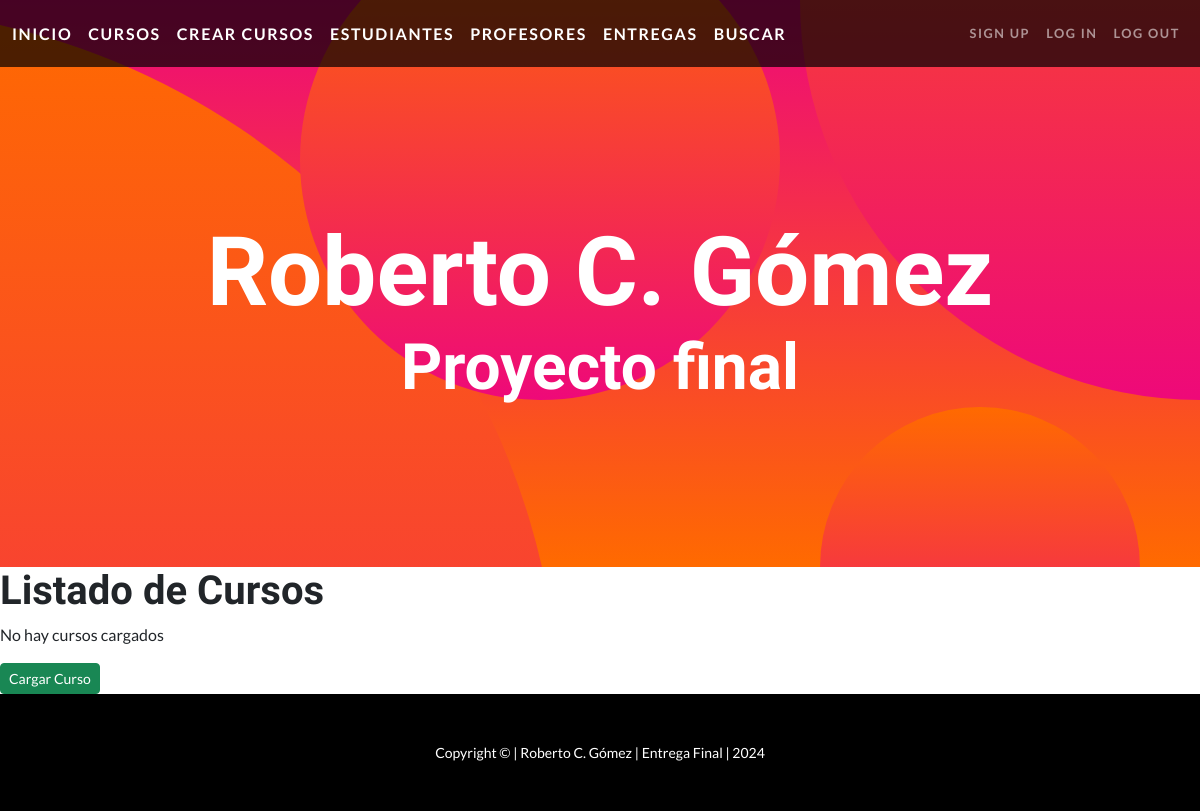
The app's page /cursos/, older data.
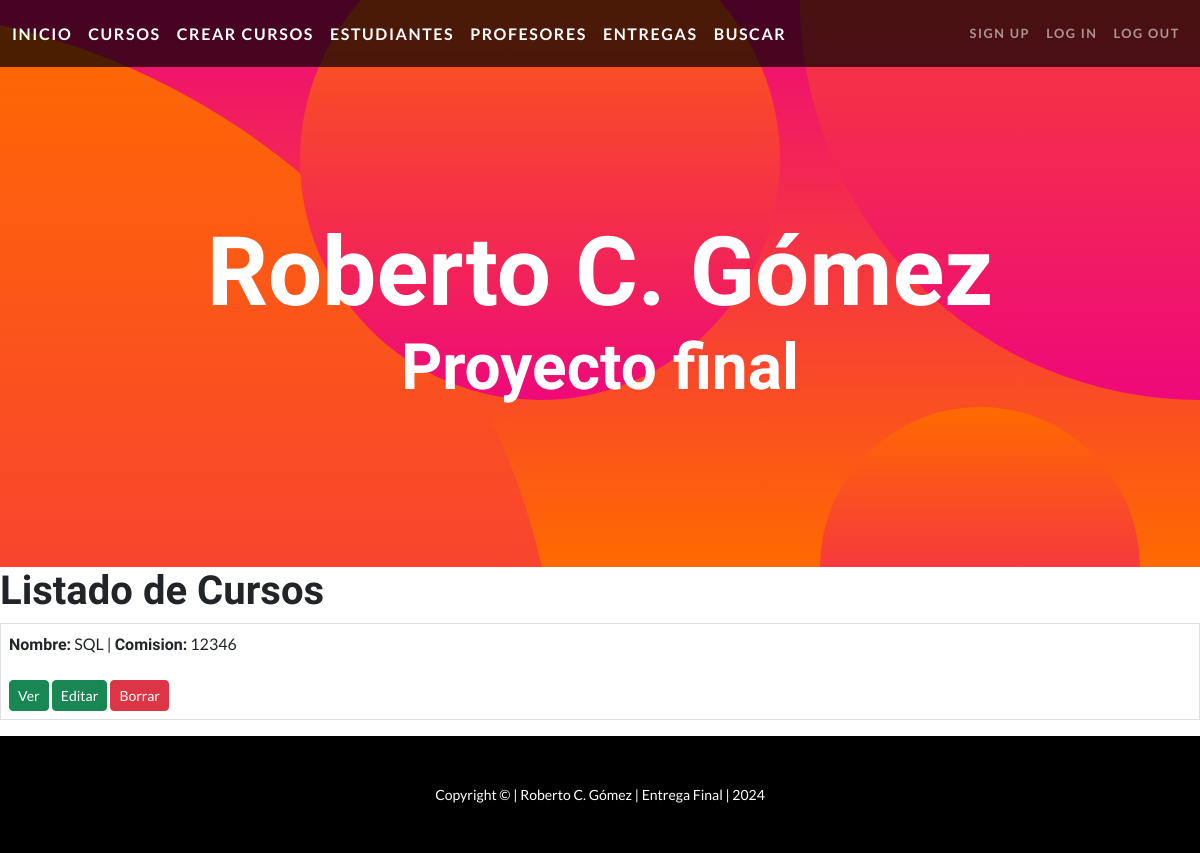
The same page, newer data.
### app1/models.py (models this page shows)
class Curso(models.Model):
    nombre = models.CharField(max_length=30)
    comision = models.IntegerField()

### app1/views.py (the view)
# urls.py: path("cursos/", CursosListView.as_view(), name="cursos"),
class CursosListView(ListView):
    model = Curso
    context_object_name = "cursos"
    template_name = "app1/cursos.html"

### app1/templates/app1/cursos.html (shortened to what this page needs)
{% extends "app1/base.html" %}
{% block blk_cont %}
<h1>Listado de Cursos</h1>
{% if cursos %}
    <table class="table table-bordered">
        <tbody>
            {% for curso in cursos %}
            <tr>
                <td>
                    <span class="h6">Nombre:</span> {{ curso.nombre }} |
                    <span class="h6">Comision:</span> {{ curso.comision }}<br></br>
                    <a href="#" class="btn btn-success btn-sm">Ver</a>
                    <a href="{% url 'actualizarcurso' curso.pk %}" class="btn btn-success btn-sm">Editar</a>
                    <a href="{% url 'borrarcurso' curso.pk %}" class="btn btn-danger btn-sm">Borrar</a>
                </td>
            </tr>
            {% endfor %}
        </tbody>
    </table>
{% else %}
    <p>No hay cursos cargados</p>
    <a href="{% url 'crearcurso' %}" class="btn btn-success btn-sm">Cargar Curso</a>
{% endif %}
{% endblock blk_cont %}

### app1/templates/app1/base.html (shortened to what this page needs)
{% load static %}
<!DOCTYPE html>
<html lang="en">
    <head>
        <link href="{% static 'app1/css/styles.css' %}" rel="stylesheet" />
    </head>
    <body id="page-top">
        <nav class="navbar navbar-expand-lg navbar-dark navbar-custom fixed-top">
            <div class="container-fluid">
                <a class="navbar-brand" href="{% url 'index' %}">inicio</a>
                <a class="navbar-brand" href="{% url 'cursos' %}">cursos</a>
                <a class="navbar-brand" href="{% url 'crearcurso' %}">crear cursos</a>
                <a class="navbar-brand" href="{% url 'estudiantes' %}">estudiantes</a>
                <a class="navbar-brand" href="{% url 'profesores' %}">profesores</a>
                <a class="navbar-brand" href="{% url 'entregas' %}">entregas</a>
                <a class="navbar-brand" href="{% url 'buscar' %}">buscar</a>
                <div class="collapse navbar-collapse" id="navbarResponsive">
                    <ul class="navbar-nav ms-auto">
                        <li class="nav-item"><a class="nav-link" href="{% url 'register' %}">Sign Up</a></li>
                        <li class="nav-item"><a class="nav-link" href="{% url 'login' %}">Log In</a></li>
                        <li class="nav-item"><a class="nav-link" href="{% url 'logout' %}">Log Out</a></li>
                    </ul>
                </div>
            </div>
        </nav>
        <header class="masthead text-center text-white">
            <div class="masthead-content">
                <div class="container px-5">
                    <h1 class="masthead-heading mb-0">Roberto C. Gómez</h1>
                    <h2 class="masthead-subheading mb-0">Proyecto final</h2>
                </div>
            </div>
            <div class="bg-circle-1 bg-circle"></div>
            <div class="bg-circle-2 bg-circle"></div>
            <div class="bg-circle-3 bg-circle"></div>
            <div class="bg-circle-4 bg-circle"></div>
        </header>
        {% block blk_cont %}
        {% endblock %}
        <footer class="py-5 bg-black">
            <div class="container px-5"><p class="m-0 text-center text-white small">Copyright &copy; | Roberto C. Gómez | Entrega Final | 2024</p></div>
        </footer>
    </body>
</html>

Row changes from the older to the newer data that the page shows:
added Curso: nombre "SQL", comision "12346"
Text that changed along with them:
text no longer shown: "No hay cursos cargados Cargar Curso"
